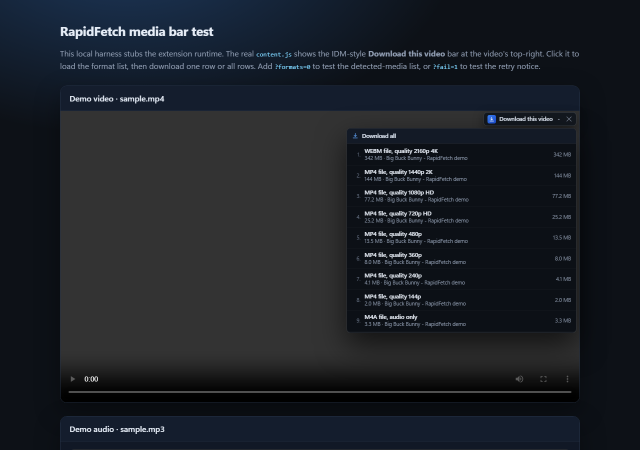
#> input picture docs/screenshots/media-bar.png, 1280 x 900 px (shown at 1/2 size); its folder holds 7 pictures in this run
$ python make_store_assets.py
#> lines starting #> are read from the running program, lines starting #| are printed output that depends on the picture
"""Generate Chrome Web Store and GitHub promotional artwork for RapidFetch.

Outputs (docs/store-assets):
  01-desktop.png             1280x800
  02-browser-capture.png     1280x800
  03-pause-resume.png        1280x800
  04-queue-scheduler.png     1280x800
  05-free-for-life.png       1280x800
  promo-440x280.png          440x280
  marquee-1400x560.png       1400x560
  social-preview-1280x640.png 1280x640

Run: python tools/make_store_assets.py
"""
from __future__ import annotations

import os
from pathlib import Path

import numpy as np
from PIL import Image, ImageDraw, ImageFilter, ImageFont

ROOT = Path(__file__).resolve().parent.parent
SHOTS = ROOT / "docs" / "screenshots"
OUT = ROOT / "docs" / "store-assets"
ICON = ROOT / "extension" / "icons" / "icon128.png"

TEXT = (232, 238, 247)
MUTED = (154, 168, 188)
BLUE = (96, 165, 250)
CYAN = (34, 211, 238)
GREEN = (52, 211, 153)
LINE = (42, 58, 84)
FONT_DIR = Path("C:/Windows/Fonts")

FONT_REG = str(FONT_DIR / "segoeui.ttf")
FONT_SEMI = str(FONT_DIR / "seguisb.ttf")
FONT_BOLD = str(FONT_DIR / "segoeuib.ttf")

_font_cache: dict[tuple[str, int], ImageFont.FreeTypeFont] = {}


# [5 lines left out: function font, not called in this run]


def background(width: int, height: int) -> Image.Image:
    yy, xx = np.mgrid[0:height, 0:width].astype(np.float32)
    nx, ny = xx / width, yy / height
    base = np.zeros((height, width, 3), dtype=np.float32)
    base[:] = (7, 11, 18)

    glows = [
        (-0.06, -0.12, 0.78, (59, 130, 246), 0.42),
        (1.04, 0.02, 0.62, (34, 211, 238), 0.16),
        (0.52, 1.18, 0.72, (52, 211, 153), 0.10),
    ]
    for cx, cy, radius, color, strength in glows:
        dist = np.sqrt((nx - cx) ** 2 + (ny - cy) ** 2)
        falloff = np.clip(1.0 - dist / radius, 0.0, 1.0) ** 2 * strength
        for channel in range(3):
            base[..., channel] += color[channel] * falloff

    # Fine engineering grid.
    grid = np.zeros((height, width), dtype=np.float32)
    grid[:, ::64] = 4.0
    grid[::64, :] = 4.0
    base += grid[..., None]

    # Vignette.
    edge = np.clip(np.maximum(np.abs(nx - 0.5), np.abs(ny - 0.5)) - 0.18, 0.0, 0.6)
    base *= (1.0 - edge[..., None] * 0.9)

    rng = np.random.default_rng(7)
    base += rng.normal(0.0, 1.1, base.shape)

    return Image.fromarray(np.clip(base, 0, 255).astype(np.uint8), "RGB").convert("RGBA")


# [96 lines left out: functions wrap, draw_text_block, draw_gradient_text, alpha_round_rect, pill, not called in this run]


def paste_icon(base: Image.Image, xy: tuple[int, int], size: int, opacity: int = 255) -> None:
    icon = Image.open(ICON).convert("RGBA").resize((size, size), Image.LANCZOS)
    if opacity < 255:
        alpha = icon.getchannel("A").point(lambda v: int(v * opacity / 255))
        icon.putalpha(alpha)
    base.alpha_composite(icon, xy)


def brand_lockup(base: Image.Image, x: int, y: int, icon_size: int = 38, text_size: int = 20) -> None:
    paste_icon(base, (x, y), icon_size)
    draw = ImageDraw.Draw(base, "RGBA")
    draw.text((x + icon_size + 11, y + (icon_size - text_size) / 2 - 2), "RapidFetch", font=font(FONT_BOLD, text_size), fill=TEXT)


# [60 lines left out: functions shadow_glow, screenshot_card, not called in this run]


def store_slide(
    filename: str,
    image_name: str,
    eyebrow: str,
    headline: str,
    sub: str,
    card_title: str,
    slide_number: int,
    extra_note: str = "",
    head_size: int = 48,
) -> None:
    width, height = 1280, 800
    base = background(width, height)
    brand_lockup(base, 72, 42, 38, 20)

    draw = ImageDraw.Draw(base, "RGBA")
    url_font = font(FONT_REG, 13)
    draw.text((1208 - draw.textlength("rapidfetch.github.io", font=url_font), 54), "rapidfetch.github.io", font=url_font, fill=(110, 124, 146))

    pill(base, (72, 144), eyebrow, 12)

    head_font = font(FONT_BOLD, head_size)
    lines = wrap(draw, headline, head_font, 412)
    y = 190
    line_height = int(head_size * 1.15)
    for index, line in enumerate(lines):
        if index == len(lines) - 1:
            draw_gradient_text(base, line, (72, y), head_font)
        else:
            draw.text((72, y), line, font=head_font, fill=TEXT)
        y += line_height

    # Accent rule.
    rule = Image.new("RGB", (86, 4), BLUE)
    rd = ImageDraw.Draw(rule)
    for gx in range(86):
        t = gx / 85
        rd.line([(gx, 0), (gx, 4)], fill=(int(96 + (34 - 96) * t), int(165 + (211 - 165) * t), int(250 + (238 - 250) * t)))
    base.paste(rule, (72, y + 12))

    sub_font = font(FONT_REG, 20)
    sy = y + 38
    for line in wrap(draw, sub, sub_font, 402):
        draw.text((72, sy), line, font=sub_font, fill=MUTED)
        sy += 29

    note_font = font(FONT_REG, 13)
    if extra_note:
        draw.text((72, 744), extra_note, font=note_font, fill=(105, 120, 142))

    # Bottom benefits.
    w, h = pill(base, (72, 688), "FREE FOR LIFE", 12)
    draw.text((72 + w + 14, 688 + 7), "No trial · No subscription", font=font(FONT_REG, 13), fill=MUTED)

    screenshot_card(base, image_name, (492, 116, 1224, 690), card_title)

    # Slide counter, subtle.
    counter_font = font(FONT_SEMI, 13)
    label = f"{slide_number:02d} / 05"
    draw.text((1208 - draw.textlength(label, font=counter_font), 744), label, font=counter_font, fill=(105, 120, 142))

    base.convert("RGB").save(OUT / filename, "PNG", optimize=True)


# [77 lines left out: functions promo_tile, marquee, social_preview, not called in this run]


def main() -> None:
    OUT.mkdir(parents=True, exist_ok=True)

    # Clean source captures: drop the harness heading and the grey window matte.
    with Image.open(SHOTS / "media-bar.png") as image:
#> image is the input picture: PIL image 1280x900 RGB; mean R, G, B 28.2, 32.4, 38.8
        image.convert("RGB").crop((0, 160, 1280, 900)).save(SHOTS / "media-bar-demo.png")
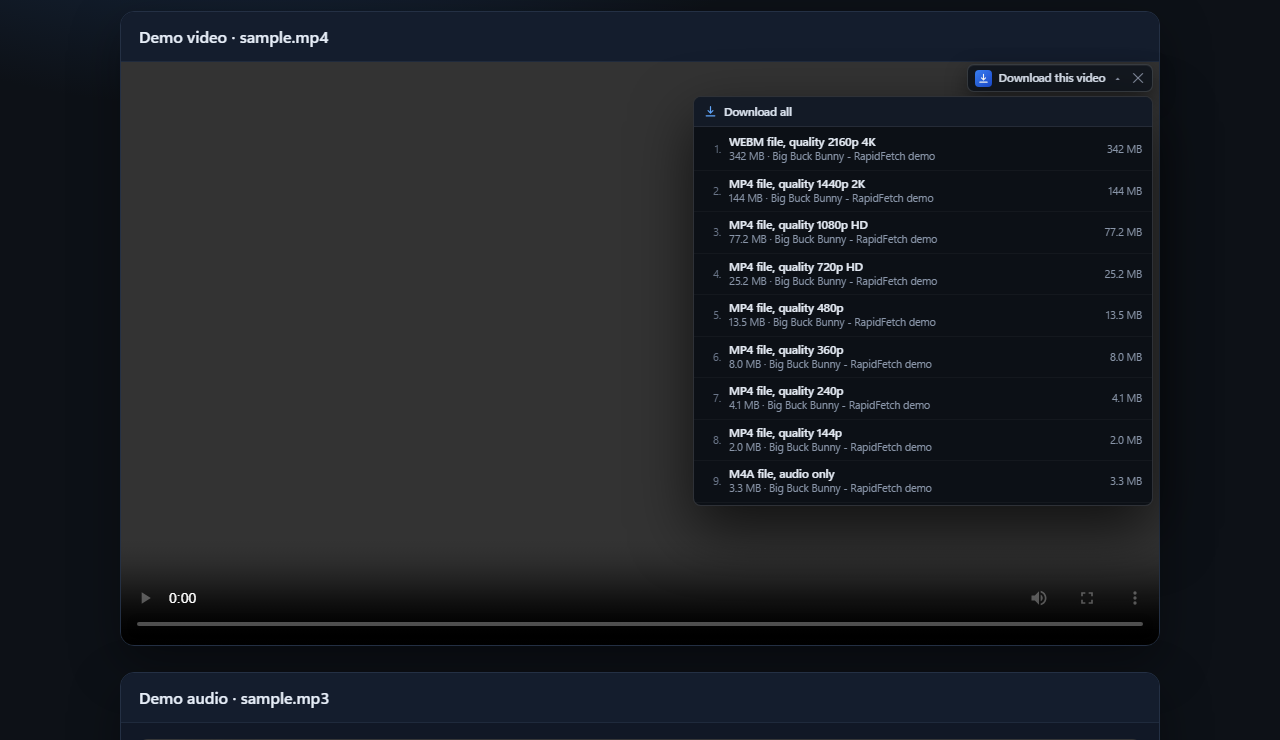
#> saved as media-bar-demo.png: PIL image 1280x740 RGB; mean R, G, B 29.2, 32.3, 37.2
    with Image.open(SHOTS / "transfer.png") as image:
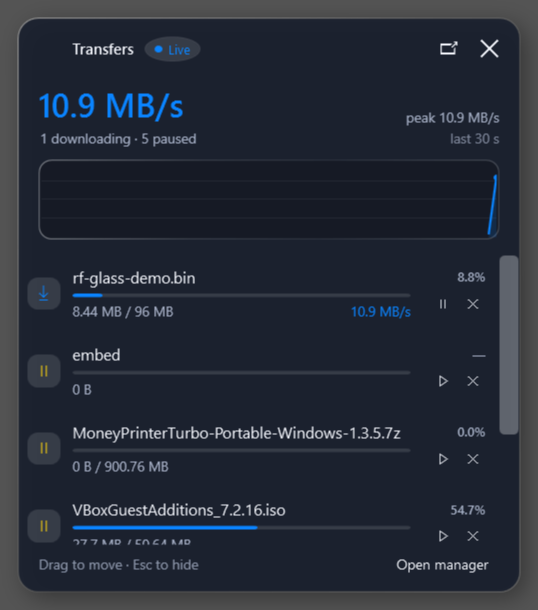
#> input picture docs/screenshots/transfer.png, 538 x 610 px
#> image is the input picture: PIL image 538x610 RGBA; mean R, G, B, A 37.6, 43.4, 55.3, 255
        image.convert("RGB").crop((22, 22, 516, 588)).save(SHOTS / "transfer-clean.png")
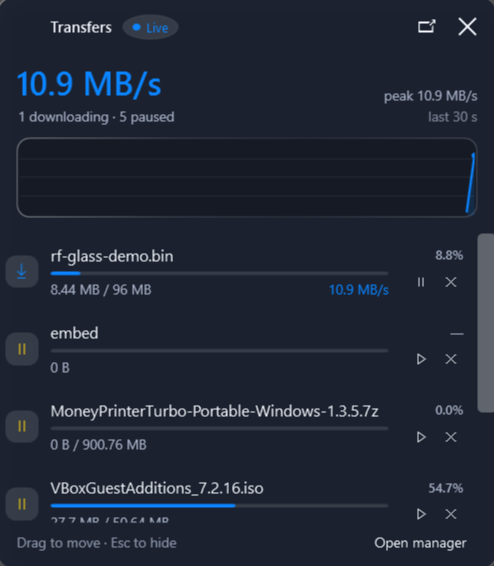
#> saved as transfer-clean.png: PIL image 494x566 RGB; mean R, G, B 31.7, 38.4, 52

    store_slide(
        "01-desktop.png", "main.png", "FREE DOWNLOAD MANAGER",
        "Downloads that use your whole connection.",
        "Up to 32 segmented connections per file, with live speed, ETA and automatic retry.",
        "RapidFetch · Downloads", 1,
    )
#> in store_slide, `base = background(width, height)`:
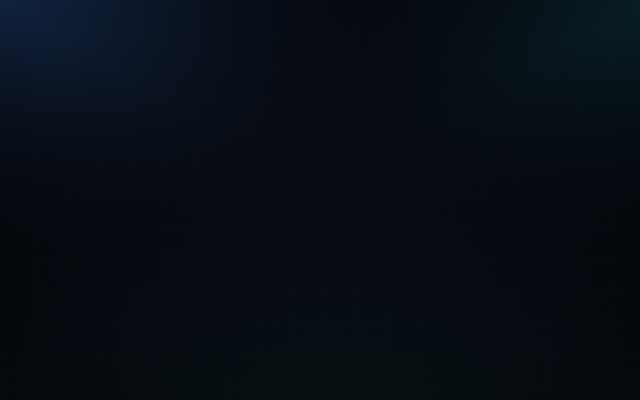
#> base: PIL image 1280x800 RGBA (shown at 1/2 size); mean R, G, B, A 6.8, 13, 20.5, 255
    store_slide(
        "02-browser-capture.png", "media-bar-demo.png", "CHROME EXTENSION",
        "Every video on the page, in real formats.",
        "Detect video, audio and HLS streams in Chrome, then hand them to the desktop app.",
        "Chrome · RapidFetch panel", 2, head_size=42,
    )
    store_slide(
        "03-pause-resume.png", "transfer-clean.png", "RESUMABLE DOWNLOADS",
        "Pause. Close. Resume. Nothing restarts.",
        "Segment maps and .part files survive restarts, dropped Wi-Fi and sleep.",
        "Live transfer", 3,
    )
    store_slide(
        "04-queue-scheduler.png", "scheduler.png", "QUEUE & SCHEDULER",
        "Queue it now. Run it at 2 AM.",
        "Download windows, daily transfer caps and completion actions are built in.",
        "Scheduler", 4,
    )
    store_slide(
        "05-free-for-life.png", "add-download.png", "FREE FOR LIFE",
        "No trial. No key. No subscription.",
        "Every core feature ships unlocked — with no account and no activation server.",
        "Add download", 5,
    )

    promo_tile()
    marquee()
    social_preview()

    expected = {
        "01-desktop.png": (1280, 800),
        "02-browser-capture.png": (1280, 800),
        "03-pause-resume.png": (1280, 800),
        "04-queue-scheduler.png": (1280, 800),
        "05-free-for-life.png": (1280, 800),
        "promo-440x280.png": (440, 280),
        "marquee-1400x560.png": (1400, 560),
        "social-preview-1280x640.png": (1280, 640),
    }
    for name, size in expected.items():
        with Image.open(OUT / name) as image:
            assert image.size == size, f"{name}: {image.size} != {size}"
        print(f"{name:34s} {size[0]}x{size[1]}  {(OUT / name).stat().st_size / 1024:.1f} KB")


if __name__ == "__main__":
#> (the run stopped early here; a loop or call above may not have finished)
